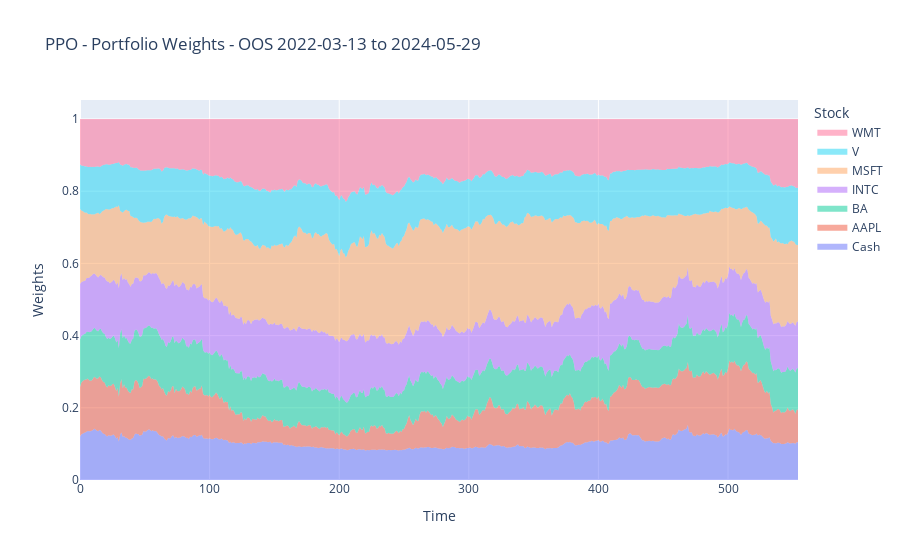

The cell this chart's notebook holds for it:
### Code cell
import pandas as pd
import matplotlib.pyplot as plt

# Specify the path to your CSV file
csv_file_path = 'tensor_graph/actions556_2022-2024.csv'

# Read the CSV file into a DataFrame
df = pd.read_csv(csv_file_path)

df = df.rename(columns={old_name: i for i, old_name in enumerate(df.columns)})
print(df)


import plotly.graph_objects as go


# Example data (replace with your actual data)
# Ensure data is available and correct
time = df.index

# Calculate cumulative sums for stacking
cash = df[0]
w1 = cash + df[1]
w2 = w1 + df[2]
w3 = w2 + df[3]
w4 = w3 + df[4]
w5 = w4 + df[5]
w6 = w5 + df[6]


# Create the figure
fig = go.Figure()

# Add each trace with fill specified to stack them

# This should stack up to the total load

fig.add_trace(go.Scatter(x=time, y=cash, fill='tozeroy', mode='none', name='Cash'))
fig.add_trace(go.Scatter(x=time, y=w1, fill='tonexty', mode='none', name='AAPL'))
fig.add_trace(go.Scatter(x=time, y=w2, fill='tonexty', mode='none', name='BA'))
fig.add_trace(go.Scatter(x=time, y=w3, fill='tonexty', mode='none', name='INTC'))
fig.add_trace(go.Scatter(x=time, y=w4, fill='tonexty', mode='none', name='MSFT'))
fig.add_trace(go.Scatter(x=time, y=w5, fill='tonexty', mode='none', name='V'))
fig.add_trace(go.Scatter(x=time, y=w6, fill='tonexty', mode='none', name='WMT'))
# fig.add_trace(go.Scatter(x=time, y=load, fill='tonexty', mode='none', name='load'))



# Customize layout
fig.update_layout(
    title='PPO - Portfolio Weights - OOS 2022-03-13 to 2024-05-29',
    yaxis_title='Weights',
    xaxis_title='Time',
    legend_title='Stock',
    hovermode='x unified'
)

fig.show()

### Figure 1 — Plotly figure (JSON) as saved in the notebook; plotly's stock layout.template omitted (floating-point values rounded to 4 significant figures; data arrays with more than 128 entries replaced by an {"elided": "..."} marker saying what was removed)
{"data": [{"fill": "tozeroy", "mode": "none", "name": "Cash", "type": "scatter", "x": {"elided": "555 int values"}, "y": {"elided": "555 float values"}}, {"fill": "tonexty", "mode": "none", "name": "AAPL", "type": "scatter", "x": {"elided": "555 int values"}, "y": {"elided": "555 float values"}}, {"fill": "tonexty", "mode": "none", "name": "BA", "type": "scatter", "x": {"elided": "555 int values"}, "y": {"elided": "555 float values"}}, {"fill": "tonexty", "mode": "none", "name": "INTC", "type": "scatter", "x": {"elided": "555 int values"}, "y": {"elided": "555 float values"}}, {"fill": "tonexty", "mode": "none", "name": "MSFT", "type": "scatter", "x": {"elided": "555 int values"}, "y": {"elided": "555 float values"}}, {"fill": "tonexty", "mode": "none", "name": "V", "type": "scatter", "x": {"elided": "555 int values"}, "y": {"elided": "555 float values"}}, {"fill": "tonexty", "mode": "none", "name": "WMT", "type": "scatter", "x": {"elided": "555 int values"}, "y": {"elided": "555 float values"}}], "layout": {"hovermode": "x unified", "legend": {"title": {"text": "Stock"}}, "title": {"text": "PPO - Portfolio Weights - OOS 2022-03-13 to 2024-05-29"}, "xaxis": {"title": {"text": "Time"}}, "yaxis": {"title": {"text": "Weights"}}}}
